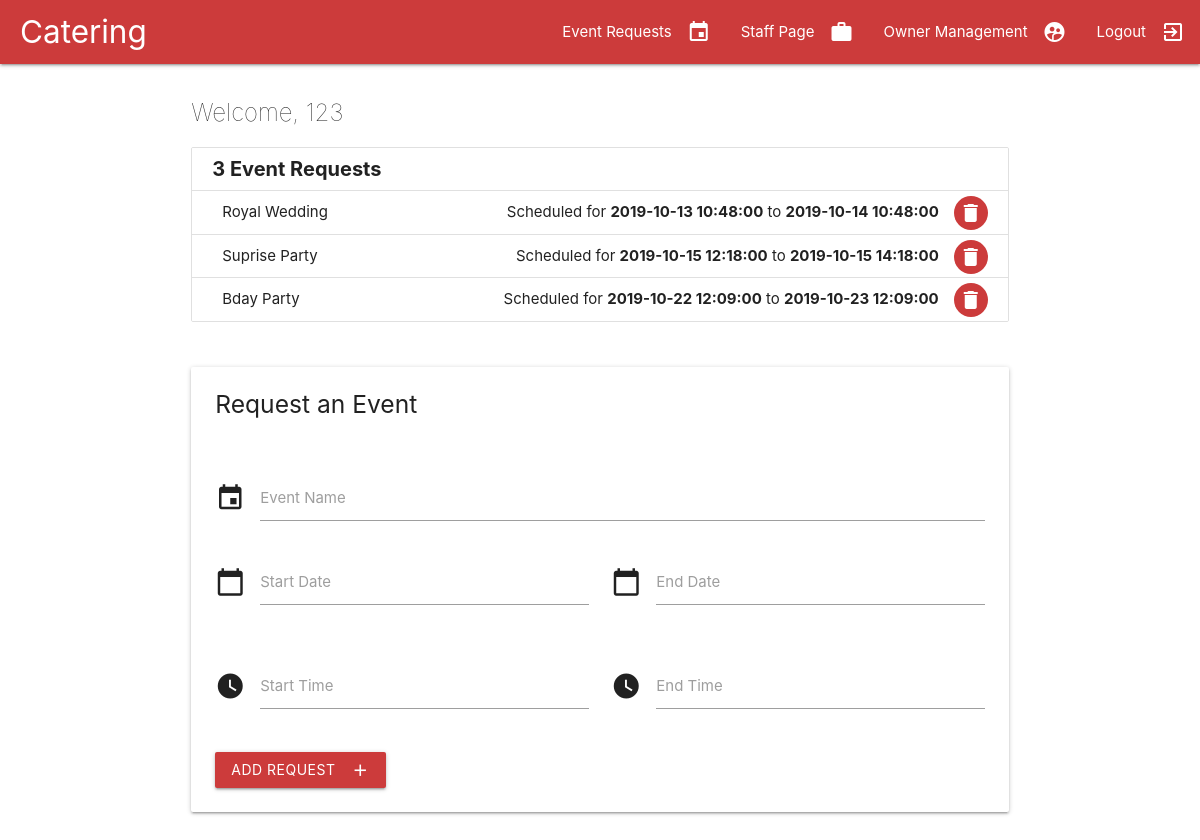
The page /events/ (signed in) on the database its author committed.
### models.py (models this page shows, shortened)
class Customer(db.Model):
	user_id = db.Column(db.Integer, primary_key=True)
	username = db.Column(db.String(24), nullable=False)
	pw_hash = db.Column(db.String(64), nullable=False)

class EventRequest(db.Model):
	__tablename__ = "eventrequest"
	request_id = db.Column(db.Integer, primary_key=True)
	name = db.Column(db.String(128), nullable=False)
	start_datetime = db.Column(db.DateTime(), nullable=False)
	end_datetime = db.Column(db.DateTime(), nullable=False)
	user_id = db.Column(db.Integer, db.ForeignKey('customer.user_id'), nullable=False)
	assignments = db.relationship("Assignment")

### catering.py (the view, shortened to what this page needs)
@app.route("/events/",  methods=["POST", "GET"])
def events():
	error = None
	if 'cust_id' not in session:
		abort(401) # Not authorized
	cust = Customer.query.filter_by(user_id=session['cust_id']).first()
	reqs = EventRequest.query.filter_by(user_id=session['cust_id']).order_by(EventRequest.start_datetime.asc()).all()
	if not cust:
		abort(404)
	return render_template("events.html", error=error, user_name=cust.username, requests=reqs)

### templates/events.html (shortened to what this page needs)
{% extends "layout.html" %}
{% block body %}
{% with messages = get_flashed_messages() %}
<div class="container">
  <div class="row">
    <div class="col s12">
      <h2 class="welcome-msg">Welcome, {{user_name}}</h2>
      <ul class="collection with-header" id="eventsList">
        <li class="collection-header"><h4>{{ requests|length }} Event Requests</h4></li>
        {% for request in requests %}
          <li class="collection-item">{{ request.name }} <a href="/deleteEventRequest/{{ request.request_id }}"><i class="material-icons right delete-icon">delete</i></a><span class="right">Scheduled for <b>{{ request.start_datetime }}</b> to <b>{{ request.end_datetime }}</b></span></li>
        {% endfor %}
      </ul>
      <br/>
      <div class="card">
        <div class="card-content">
          <form method="POST">
            <h5 id="requestEventForm" style="margin-top:0px; margin-bottom:20px;">Request an Event</h5>
            <br/>
            <div class="input-field">
              <i class="material-icons prefix">event</i>
              <input value="{{ request.form.eventName }}" id="eventName" name="eventName" type="text" class="validate">
              <label for="eventName">Event Name</label>
            </div>
            <div class="row">
              <div class="col s6">
                <div class="input-field">
                  <i class="material-icons prefix">calendar_today</i>
                  <input id="startDate" value="{{ request.form.startDate }}" name="startDate" type="text" class="datepicker validate">
                  <label for="startDate">Start Date</label>
                </div>
              </div>
              <div class="col s6">
                <div class="input-field">
                  <i class="material-icons prefix">calendar_today</i>
                  <input id="endDate" value="{{ request.form.endDate }}" name="endDate" type="text" class="datepicker validate">
                  <label for="endDate">End Date</label>
                </div>
              </div>
            </div>
            <div class="row">
              <div class="col s6">
                <div class="input-field">
                  <i class="material-icons prefix">watch_later</i>
                  <input id="beginTime" value="{{ request.form.beginTime }}" name="beginTime" type="text" class="timepicker validate">
                  <label for="beginTime">Start Time</label>
                </div>
              </div>
              <div class="col s6">
                <div class="input-field">
                  <i class="material-icons prefix">watch_later</i>
                  <input id="endTime" value="{{ request.form.endTime }}" name="endTime" type="text" class="timepicker validate">
                  <label for="endTime">End Time</label>
                </div>
              </div>
            </div>
            <button class="btn waves-effect waves-light" type="submit" name="action">Add Request
              <i class="material-icons right">add</i>
            </button>
          </form>
        </div>
      </div>
    </div>
  </div>
</div>
{% endwith %}
{% endblock %}

### static/style.css (style rules this page uses)
.collection-header h4 { font-size:20px; margin:0px; font-weight:bold; }
.welcome-msg { font-size:24px; font-weight:100; }
.delete-icon { background-color:#cc3b3b; padding:5px; margin-top:-5px; color:white; border-radius:50%; }
.btn { background-color:#cc3b3b !important; }

### rows shown on the page
Customer: username "123"
EventRequest: name "Royal Wedding", start_datetime "2019-10-13 10:48:00", end_datetime "2019-10-14 10:48:00"
EventRequest: name "Suprise Party", start_datetime "2019-10-15 12:18:00", end_datetime "2019-10-15 14:18:00"
EventRequest: name "Bday Party", start_datetime "2019-10-22 12:09:00", end_datetime "2019-10-23 12:09:00"

### other values the page prints
{{ requests|length }} "3"
